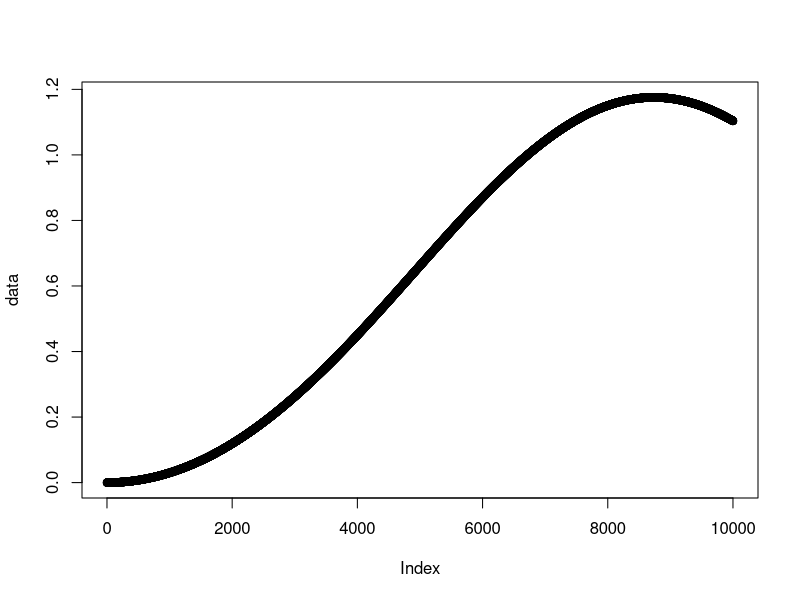
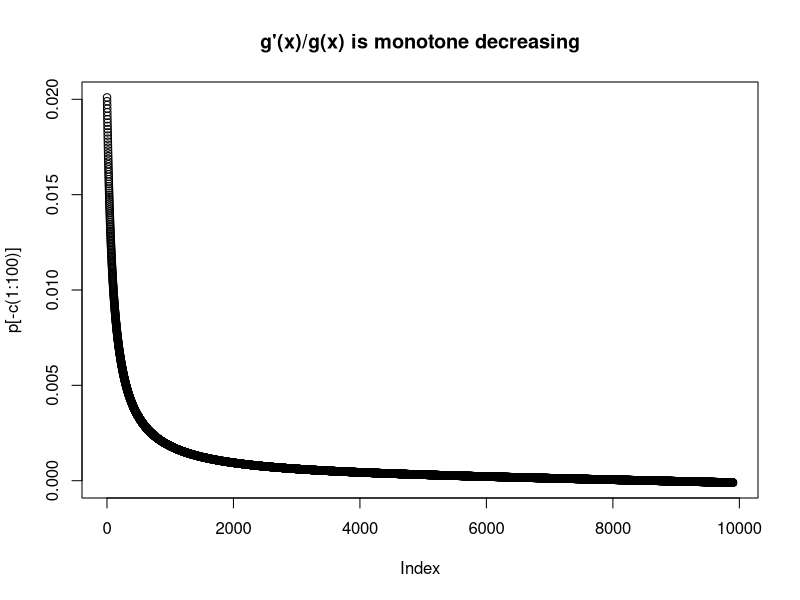
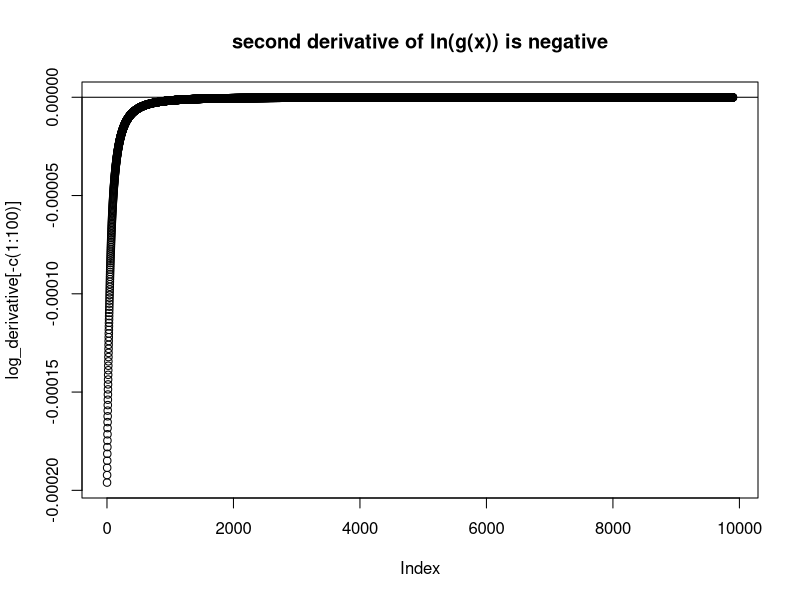

Write the R code that produced these figures, in order.
# Generate log-concave data -----------------------------------------------

data <- dweibull(seq(0,1, length.out = 10000), 3, 1)

plot(data)
first_derivative <- diff(data)
log_derivative <- diff(diff(log(data)))
p <- first_derivative/data[1:length(data)-1]


plot(p[-c(1:100)], main = "g'(x)/g(x) is monotone decreasing")
plot(log_derivative[-c(1:100)],  main = "second derivative of ln(g(x)) is negative")
abline(h = 0)
